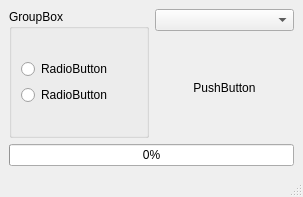
<?xml version="1.0" encoding="UTF-8"?>
<ui version="4.0">
 <class>MainWindow</class>
 <widget class="QMainWindow" name="MainWindow">
  <property name="geometry">
   <rect>
    <x>0</x>
    <y>0</y>
    <width>303</width>
    <height>197</height>
   </rect>
  </property>
  <property name="windowTitle">
   <string>MainWindow</string>
  </property>
  <property name="autoFillBackground">
   <bool>false</bool>
  </property>
  <widget class="QWidget" name="centralwidget">
   <layout class="QGridLayout" name="gridLayout">
    <item row="0" column="0" rowspan="4">
     <widget class="QGroupBox" name="groupBox">
      <property name="title">
       <string>GroupBox</string>
      </property>
      <layout class="QGridLayout" name="gridLayout_2">
       <item row="0" column="0">
        <layout class="QVBoxLayout" name="verticalLayout">
         <item>
          <widget class="QRadioButton" name="rb">
           <property name="text">
            <string>RadioButton</string>
           </property>
          </widget>
         </item>
         <item>
          <widget class="QRadioButton" name="rb1">
           <property name="text">
            <string>RadioButton</string>
           </property>
          </widget>
         </item>
        </layout>
       </item>
      </layout>
     </widget>
    </item>
    <item row="0" column="1">
     <widget class="QComboBox" name="cbb"/>
    </item>
    <item row="4" column="0" colspan="2">
     <widget class="QProgressBar" name="progressBar">
      <property name="value">
       <number>0</number>
      </property>
     </widget>
    </item>
    <item row="2" column="1">
     <widget class="QPushButton" name="pb_toggle">
      <property name="text">
       <string>PushButton</string>
      </property>
      <property name="flat">
       <bool>true</bool>
      </property>
     </widget>
    </item>
   </layout>
  </widget>
  <widget class="QMenuBar" name="menubar">
   <property name="geometry">
    <rect>
     <x>0</x>
     <y>0</y>
     <width>303</width>
     <height>21</height>
    </rect>
   </property>
  </widget>
  <widget class="QStatusBar" name="statusbar"/>
 </widget>
 <resources/>
 <connections/>
</ui>
